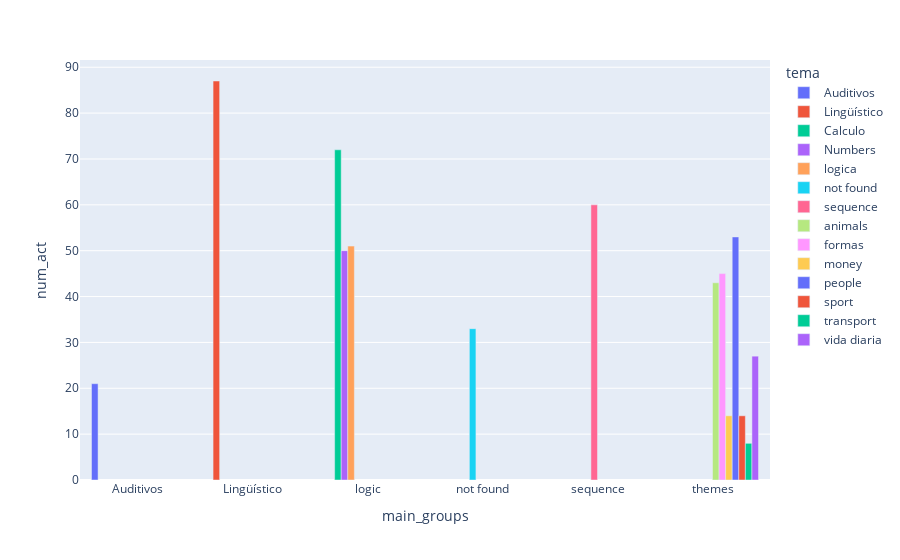

Notebook code cell kept with this figure:
### Code cell
import plotly.express as px
clf_df["main_groups"] = clf_df["tema"].apply(classify)
px.bar(
    data_frame = clf_df.groupby(["main_groups", "tema"])["activity_id"].nunique().reset_index(name = "num_act"),
    x = "main_groups",
    y = "num_act",
    color = "tema",
    barmode = "group",
)

### Figure 1 — Plotly figure (JSON) as saved in the notebook; plotly's stock layout.template omitted (floating-point values rounded to 4 significant figures)
{"data": [{"alignmentgroup": "True", "hovertemplate": "tema=Auditivos<br>main_groups=%{x}<br>num_act=%{y}<extra></extra>", "legendgroup": "Auditivos", "marker": {"color": "#636efa", "pattern": {"shape": ""}}, "name": "Auditivos", "offsetgroup": "Auditivos", "orientation": "v", "showlegend": true, "textposition": "auto", "type": "bar", "x": ["Auditivos"], "xaxis": "x", "y": [21], "yaxis": "y"}, {"alignmentgroup": "True", "hovertemplate": "tema=Lingüístico<br>main_groups=%{x}<br>num_act=%{y}<extra></extra>", "legendgroup": "Lingüístico", "marker": {"color": "#EF553B", "pattern": {"shape": ""}}, "name": "Lingüístico", "offsetgroup": "Lingüístico", "orientation": "v", "showlegend": true, "textposition": "auto", "type": "bar", "x": ["Lingüístico"], "xaxis": "x", "y": [87], "yaxis": "y"}, {"alignmentgroup": "True", "hovertemplate": "tema=Calculo<br>main_groups=%{x}<br>num_act=%{y}<extra></extra>", "legendgroup": "Calculo", "marker": {"color": "#00cc96", "pattern": {"shape": ""}}, "name": "Calculo", "offsetgroup": "Calculo", "orientation": "v", "showlegend": true, "textposition": "auto", "type": "bar", "x": ["logic"], "xaxis": "x", "y": [72], "yaxis": "y"}, {"alignmentgroup": "True", "hovertemplate": "tema=Numbers<br>main_groups=%{x}<br>num_act=%{y}<extra></extra>", "legendgroup": "Numbers", "marker": {"color": "#ab63fa", "pattern": {"shape": ""}}, "name": "Numbers", "offsetgroup": "Numbers", "orientation": "v", "showlegend": true, "textposition": "auto", "type": "bar", "x": ["logic"], "xaxis": "x", "y": [50], "yaxis": "y"}, {"alignmentgroup": "True", "hovertemplate": "tema=logica<br>main_groups=%{x}<br>num_act=%{y}<extra></extra>", "legendgroup": "logica", "marker": {"color": "#FFA15A", "pattern": {"shape": ""}}, "name": "logica", "offsetgroup": "logica", "orientation": "v", "showlegend": true, "textposition": "auto", "type": "bar", "x": ["logic"], "xaxis": "x", "y": [51], "yaxis": "y"}, {"alignmentgroup": "True", "hovertemplate": "tema=not found<br>main_groups=%{x}<br>num_act=%{y}<extra></extra>", "legendgroup": "not found", "marker": {"color": "#19d3f3", "pattern": {"shape": ""}}, "name": "not found", "offsetgroup": "not found", "orientation": "v", "showlegend": true, "textposition": "auto", "type": "bar", "x": ["not found"], "xaxis": "x", "y": [33], "yaxis": "y"}, {"alignmentgroup": "True", "hovertemplate": "tema=sequence<br>main_groups=%{x}<br>num_act=%{y}<extra></extra>", "legendgroup": "sequence", "marker": {"color": "#FF6692", "pattern": {"shape": ""}}, "name": "sequence", "offsetgroup": "sequence", "orientation": "v", "showlegend": true, "textposition": "auto", "type": "bar", "x": ["sequence"], "xaxis": "x", "y": [60], "yaxis": "y"}, {"alignmentgroup": "True", "hovertemplate": "tema=animals<br>main_groups=%{x}<br>num_act=%{y}<extra></extra>", "legendgroup": "animals", "marker": {"color": "#B6E880", "pattern": {"shape": ""}}, "name": "animals", "offsetgroup": "animals", "orientation": "v", "showlegend": true, "textposition": "auto", "type": "bar", "x": ["themes"], "xaxis": "x", "y": [43], "yaxis": "y"}, {"alignmentgroup": "True", "hovertemplate": "tema=formas<br>main_groups=%{x}<br>num_act=%{y}<extra></extra>", "legendgroup": "formas", "marker": {"color": "#FF97FF", "pattern": {"shape": ""}}, "name": "formas", "offsetgroup": "formas", "orientation": "v", "showlegend": true, "textposition": "auto", "type": "bar", "x": ["themes"], "xaxis": "x", "y": [45], "yaxis": "y"}, {"alignmentgroup": "True", "hovertemplate": "tema=money<br>main_groups=%{x}<br>num_act=%{y}<extra></extra>", "legendgroup": "money", "marker": {"color": "#FECB52", "pattern": {"shape": ""}}, "name": "money", "offsetgroup": "money", "orientation": "v", "showlegend": true, "textposition": "auto", "type": "bar", "x": ["themes"], "xaxis": "x", "y": [14], "yaxis": "y"}, {"alignmentgroup": "True", "hovertemplate": "tema=people<br>main_groups=%{x}<br>num_act=%{y}<extra></extra>", "legendgroup": "people", "marker": {"color": "#636efa", "pattern": {"shape": ""}}, "name": "people", "offsetgroup": "people", "orientation": "v", "showlegend": true, "textposition": "auto", "type": "bar", "x": ["themes"], "xaxis": "x", "y": [53], "yaxis": "y"}, {"alignmentgroup": "True", "hovertemplate": "tema=sport<br>main_groups=%{x}<br>num_act=%{y}<extra></extra>", "legendgroup": "sport", "marker": {"color": "#EF553B", "pattern": {"shape": ""}}, "name": "sport", "offsetgroup": "sport", "orientation": "v", "showlegend": true, "textposition": "auto", "type": "bar", "x": ["themes"], "xaxis": "x", "y": [14], "yaxis": "y"}, {"alignmentgroup": "True", "hovertemplate": "tema=transport<br>main_groups=%{x}<br>num_act=%{y}<extra></extra>", "legendgroup": "transport", "marker": {"color": "#00cc96", "pattern": {"shape": ""}}, "name": "transport", "offsetgroup": "transport", "orientation": "v", "showlegend": true, "textposition": "auto", "type": "bar", "x": ["themes"], "xaxis": "x", "y": [8], "yaxis": "y"}, {"alignmentgroup": "True", "hovertemplate": "tema=vida diaria<br>main_groups=%{x}<br>num_act=%{y}<extra></extra>", "legendgroup": "vida diaria", "marker": {"color": "#ab63fa", "pattern": {"shape": ""}}, "name": "vida diaria", "offsetgroup": "vida diaria", "orientation": "v", "showlegend": true, "textposition": "auto", "type": "bar", "x": ["themes"], "xaxis": "x", "y": [27], "yaxis": "y"}], "layout": {"barmode": "group", "legend": {"title": {"text": "tema"}, "tracegroupgap": 0}, "margin": {"t": 60}, "xaxis": {"anchor": "y", "domain": [0, 1], "title": {"text": "main_groups"}}, "yaxis": {"anchor": "x", "domain": [0, 1], "title": {"text": "num_act"}}}}
